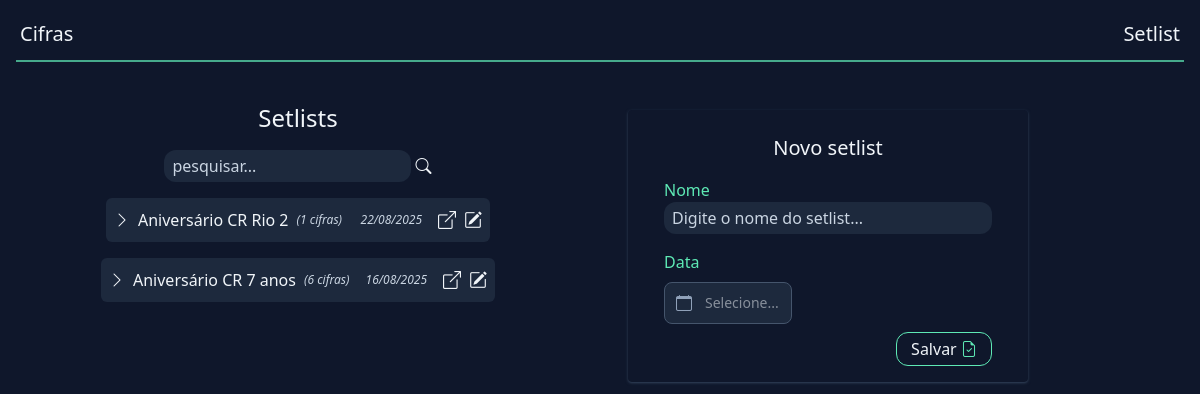
Page /setlist on the earlier database version.
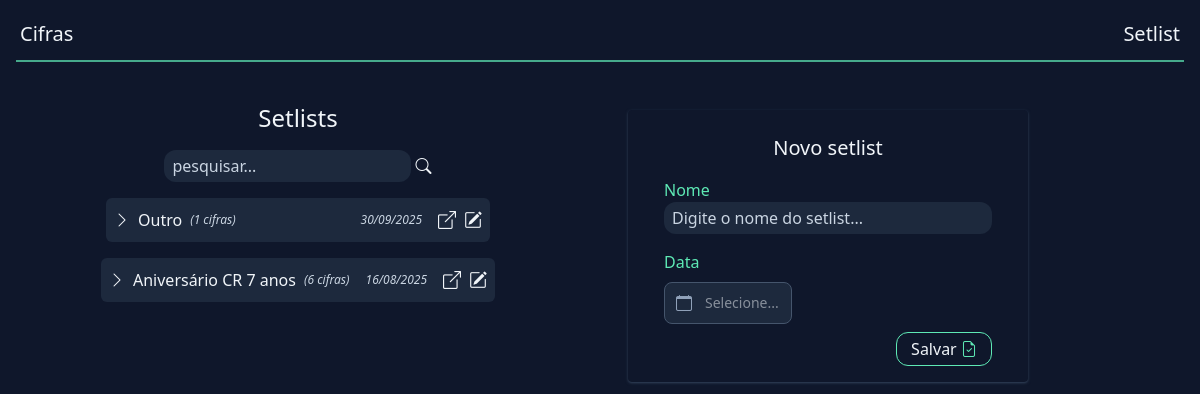
Same page on the later database version.
### tables this page shows
CREATE TABLE "setlists"(
	id integer primary key,
  name varchar(255),
 	dt_event timestamp
);

### helpers.php (called while the page is built, shortened)
<?php
function view($view, $data = [])
{
    require "views/template/app.php";
}

### controllers/setlist.controller.php (called while the page is built, shortened)
<?php
$pesquisa = $_REQUEST['pesquisar'] ?? null;
if (!$pesquisa) {
    $setlists = $database
        ->query(
            query: "
                select sl.id,
                    sl.name,
                    strftime('%d/%m/%Y', sl.dt_event) as dt_event,
                    count(si.id) as total_chords
                from setlists sl
                left join setlist_items si on sl.id = si.setlist_id
                group by sl.id
                order by sl.dt_event desc
            ",
            class: Setlist::class
        )->fetchAll();
}
view('setlist', compact('setlists', 'setlistItems'));

### rotas.php (called while the page is built, shortened)
<?php
$controller = str_replace('/', '', parse_url($_SERVER['REQUEST_URI'])['path']);
require "controllers/{$controller}.controller.php";

### index.php (called while the page is built, shortened)
<?php
require "database.php";
require "helpers.php";
require "rotas.php";

### database.php (called while the page is built, shortened)
<?php
class Database
{
    private $db;
    public function __construct()
    {
        $this->db = new PDO("sqlite:database.sqlite");
    }
    public function query(string $query, $class = null, array $params = [])
    {
        $prepare = $this->db->prepare($query);
        if ($class) {
            $prepare->setFetchMode(PDO::FETCH_CLASS, $class);
        }
        $prepare->execute($params);
        return $prepare;
    }
}
$database = new Database();

### views/setlist.view.php (the view, shortened to what this page needs)
<div class="md:mt-6 md:grid md:grid-cols-2 md:gap-2">
    <div class="flex flex-col space-y-4 ">
        <div class="flex mt-4 mx-auto">
            <h1 class="text-2xl text-slate-100 hidden md:block">Setlists</h1>
        </div>
        <div class="group flex items-center gap-2 mx-auto">
            <form method="GET">
                <input
                    type="text"
                    name="pesquisar"
                    placeholder="pesquisar..."
                    class="group bg-slate-800 px-2 py-1 rounded-xl placeholder:text-slate-300 focus:outline-none focus:ring-1 focus:ring-emerald-300/75">
                <button type="submit">
                    <i class="bi bi-search group-focus-within:text-emerald-300/75"></i>
                </button>
            </form>
        </div>
        <?php foreach ($setlists as $setlist) : ?>
            <div class="gap-2 mx-auto max-w-lg min-w-sm">
                <div
                    class="group bg-slate-800 text-slate-100 p-2 rounded-md flex justify-between items-center hover:bg-slate-700 cursor-pointer"
                    onclick="toggleSetlist(this)">
                    <?php if (!empty($setlist->total_chords)) : ?>
                        <i class="bi bi-chevron-right text-slate-100 my-auto transition-transform"></i>
                    <?php else: ?>
                        <i class="bi bi-chevron-right text-slate-100 my-auto transition-transform sr-only"></i>
                    <?php endif; ?>
                    <div class="flex items-center flex-1 ml-2">
                        <p><?= $setlist->name ?></p>
                        <p class="text-xs text-slate-300 italic ml-2">
                            (<?= $setlist->total_chords ?> cifras)
                        </p>
                    </div>
                    <p class="text-xs text-slate-300 italic ml-4">
                        <?= $setlist->dt_event ?>
                    </p>
                    <i
                        class="bi bi-box-arrow-up-right text-slate-100 my-auto ml-4 text-lg"
                        onclick="openNewScreen(event, '/play-setlist?id=<?= $setlist->id ?>')"></i>
                    <i
                        class="bi bi-pencil-square ml-2 text-lg"
                        onclick="editSetlist(event, this)"></i>
                </div>
            </div>
        <?php endforeach; ?>
    </div>
    <div>
        <div class="md:shadow-sm md:shadow-slate-700 md:rounded hidden md:block w-[25rem] mt-6 ml-6 p-4">
            <div class="flex mt-2">
                <h1 class="text-xl text-slate-100 mx-auto">Novo setlist</h1>
            </div>
            <?php require "views/partials/_new-setlist-form.php" ?>
        </div>
    </div>
</div>

### views/template/app.php (shortened to what this page needs)
<!DOCTYPE html>
<html lang="en">
<head>
    <link href="https://cdn.jsdelivr.net/npm/bootstrap-icons@1.10.5/font/bootstrap-icons.css" rel="stylesheet">
    <link rel="stylesheet" href="https://cdn.jsdelivr.net/npm/flatpickr/dist/flatpickr.min.css">
    <script src="https://cdn.jsdelivr.net/npm/@tailwindcss/browser@4"></script>
</head>
<body class="bg-slate-900">
    <header class="">
        <div>
            <nav class="flex justify-between p-5">
                <a href="/" class="text-xl text-slate-100">Cifras</a>
                <a href="/setlist" class="text-xl text-slate-100">Setlist</a>
            </nav>
            <hr class="border-t-2 border-emerald-300 opacity-70 mx-4 -mt-2" />
        </div>
    </header>
    <main class="text-slate-100 flex flex-col gap-4">
        <?php require "views/{$view}.view.php"; ?>
    </main>
</body>
</html>

### views/partials/_new-setlist-form.php (shortened to what this page needs)
<div class="px-5 mx-auto">
    <form class="flex flex-col mt-4 space-y-4" method="POST" action="/save-setlist">
        <div class="flex flex-col">
            <label class="text-emerald-300">Nome</label>
            <input
                type="text"
                name="name"
                placeholder="Digite o nome do setlist..."
                class="bg-slate-800 px-2 py-1 rounded-xl placeholder:text-slate-300 focus:outline-none focus:ring-1 focus:ring-emerald-300/75" />
        </div>
        <div class="flex flex-col">
            <label class="text-emerald-300 mb-2">Data</label>
            <div class="relative w-48">
                <div class="absolute inset-y-0 left-0 flex items-center pl-3 pointer-events-none">
                </div>
                <input
                    type="text"
                    name="dt_event"
                    id="flatpickr-date"
                    class="bg-slate-800 border border-slate-600 text-slate-100 text-sm rounded-lg
                            focus:ring-emerald-300 focus:border-emerald-300 block w-40 md:w-2/3 lg:w-2/3 pl-10 p-2.5"
                    placeholder="Selecione..."
                    >
            </div>
            <button
                type="submit"
                class="group mt-2 border-1 border-emerald-300 active:border-cyan-300 px-1 py-1 rounded-xl w-24 ml-auto">
                Salvar
                <i class="bi bi-file-earmark-check text-emerald-300 group-active:text-cyan-300"></i>
            </button>
    </form>
</div>

Differences in the rows shown:
removed setlists: name "Aniversário CR Rio 2", total_chords "1", dt_event "22/08/2025"
added setlists: name "Outro", total_chords "1", dt_event "30/09/2025"
